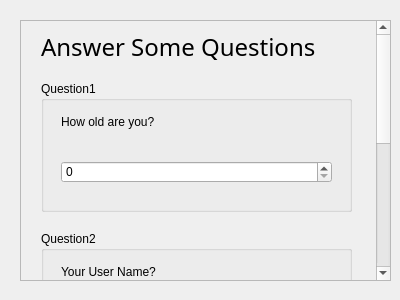
<?xml version="1.0" encoding="UTF-8"?>
<ui version="4.0">
 <class>Form</class>
 <widget class="QWidget" name="Form">
  <property name="geometry">
   <rect>
    <x>0</x>
    <y>0</y>
    <width>400</width>
    <height>300</height>
   </rect>
  </property>
  <property name="windowTitle">
   <string>Change Your Password</string>
  </property>
  <property name="windowIcon">
   <iconset>
    <normaloff>windows.png</normaloff>windows.png</iconset>
  </property>
  <widget class="QScrollArea" name="scrollArea">
   <property name="geometry">
    <rect>
     <x>20</x>
     <y>20</y>
     <width>371</width>
     <height>261</height>
    </rect>
   </property>
   <property name="verticalScrollBarPolicy">
    <enum>Qt::ScrollBarAsNeeded</enum>
   </property>
   <property name="horizontalScrollBarPolicy">
    <enum>Qt::ScrollBarAlwaysOff</enum>
   </property>
   <property name="widgetResizable">
    <bool>false</bool>
   </property>
   <widget class="QWidget" name="scrollAreaWidgetContents">
    <property name="geometry">
     <rect>
      <x>0</x>
      <y>0</y>
      <width>369</width>
      <height>550</height>
     </rect>
    </property>
    <property name="autoFillBackground">
     <bool>true</bool>
    </property>
    <widget class="QGroupBox" name="groupBox">
     <property name="geometry">
      <rect>
       <x>20</x>
       <y>60</y>
       <width>311</width>
       <height>131</height>
      </rect>
     </property>
     <property name="title">
      <string>Question1</string>
     </property>
     <widget class="QLabel" name="label">
      <property name="geometry">
       <rect>
        <x>20</x>
        <y>30</y>
        <width>281</width>
        <height>21</height>
       </rect>
      </property>
      <property name="text">
       <string>How old are you?</string>
      </property>
     </widget>
     <widget class="QSpinBox" name="spinBox">
      <property name="geometry">
       <rect>
        <x>20</x>
        <y>80</y>
        <width>271</width>
        <height>22</height>
       </rect>
      </property>
      <property name="maximum">
       <number>114514</number>
      </property>
     </widget>
    </widget>
    <widget class="QGroupBox" name="groupBox_2">
     <property name="geometry">
      <rect>
       <x>20</x>
       <y>210</y>
       <width>311</width>
       <height>131</height>
      </rect>
     </property>
     <property name="title">
      <string>Question2</string>
     </property>
     <widget class="QLabel" name="label_2">
      <property name="geometry">
       <rect>
        <x>20</x>
        <y>30</y>
        <width>281</width>
        <height>21</height>
       </rect>
      </property>
      <property name="text">
       <string>Your User Name?</string>
      </property>
     </widget>
     <widget class="QLineEdit" name="lineEdit">
      <property name="geometry">
       <rect>
        <x>20</x>
        <y>80</y>
        <width>271</width>
        <height>20</height>
       </rect>
      </property>
     </widget>
    </widget>
    <widget class="QGroupBox" name="groupBox_3">
     <property name="geometry">
      <rect>
       <x>20</x>
       <y>360</y>
       <width>311</width>
       <height>131</height>
      </rect>
     </property>
     <property name="title">
      <string>Question3</string>
     </property>
     <widget class="QLabel" name="label_3">
      <property name="geometry">
       <rect>
        <x>20</x>
        <y>30</y>
        <width>281</width>
        <height>21</height>
       </rect>
      </property>
      <property name="text">
       <string>What's Your First Application Name？</string>
      </property>
     </widget>
     <widget class="QLineEdit" name="lineEdit_2">
      <property name="geometry">
       <rect>
        <x>20</x>
        <y>80</y>
        <width>271</width>
        <height>20</height>
       </rect>
      </property>
     </widget>
    </widget>
    <widget class="QPushButton" name="pushButton">
     <property name="geometry">
      <rect>
       <x>140</x>
       <y>510</y>
       <width>76</width>
       <height>23</height>
      </rect>
     </property>
     <property name="text">
      <string>Confirm</string>
     </property>
    </widget>
    <widget class="QLabel" name="label_4">
     <property name="geometry">
      <rect>
       <x>20</x>
       <y>10</y>
       <width>311</width>
       <height>31</height>
      </rect>
     </property>
     <property name="font">
      <font>
       <family>Ubuntu Mono</family>
       <pointsize>18</pointsize>
      </font>
     </property>
     <property name="text">
      <string>Answer Some Questions</string>
     </property>
    </widget>
   </widget>
  </widget>
 </widget>
 <resources/>
 <connections/>
</ui>
